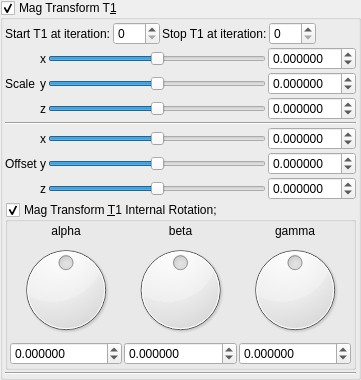
    <widget class="MyGroupBox" name="groupCheck_transf_benesi_T1_enabled">
     <property name="toolTip">
      <string/>
     </property>
     <property name="title">
      <string>Mag Transform T&amp;1</string>
     </property>
     <property name="checkable">
      <bool>true</bool>
     </property>
     <layout class="QVBoxLayout" name="verticalLayout_29" stretch="0,0,0">
      <property name="spacing">
       <number>2</number>
      </property>
      <property name="leftMargin">
       <number>2</number>
      </property>
      <property name="topMargin">
       <number>2</number>
      </property>
      <property name="rightMargin">
       <number>2</number>
      </property>
      <property name="bottomMargin">
       <number>2</number>
      </property>
      <item>
       <layout class="QGridLayout" name="gridLayout_62">
        <property name="spacing">
         <number>2</number>
        </property>
        <item row="1" column="5">
         <spacer name="horizontalSpacer_35">
          <property name="orientation">
           <enum>Qt::Horizontal</enum>
          </property>
          <property name="sizeHint" stdset="0">
           <size>
            <width>40</width>
            <height>20</height>
           </size>
          </property>
         </spacer>
        </item>
        <item row="1" column="2">
         <widget class="QLabel" name="label_247">
          <property name="text">
           <string>Stop T1 at iteration:</string>
          </property>
         </widget>
        </item>
        <item row="1" column="3">
         <widget class="MySpinBox" name="spinboxInt_transf_stop_iterations">
          <property name="sizePolicy">
           <sizepolicy hsizetype="Minimum" vsizetype="Maximum">
            <horstretch>0</horstretch>
            <verstretch>0</verstretch>
           </sizepolicy>
          </property>
          <property name="maximum">
           <number>250</number>
          </property>
         </widget>
        </item>
        <item row="1" column="1">
         <widget class="MySpinBox" name="spinboxInt_transf_start_iterations">
          <property name="sizePolicy">
           <sizepolicy hsizetype="Minimum" vsizetype="Maximum">
            <horstretch>0</horstretch>
            <verstretch>0</verstretch>
           </sizepolicy>
          </property>
          <property name="maximum">
           <number>250</number>
          </property>
         </widget>
        </item>
        <item row="1" column="0">
         <widget class="QLabel" name="label_246">
          <property name="text">
           <string>Start T1 at iteration:</string>
          </property>
         </widget>
        </item>
       </layout>
      </item>
      <item>
       <layout class="QGridLayout" name="gridLayout_63">
        <property name="spacing">
         <number>2</number>
        </property>
        <item row="5" column="3">
         <widget class="MyDoubleSpinBox" name="spinbox3_transf_offset_200_y">
          <property name="sizePolicy">
           <sizepolicy hsizetype="Minimum" vsizetype="Maximum">
            <horstretch>0</horstretch>
            <verstretch>0</verstretch>
           </sizepolicy>
          </property>
          <property name="prefix">
           <string/>
          </property>
          <property name="suffix">
           <string/>
          </property>
          <property name="decimals">
           <number>6</number>
          </property>
          <property name="minimum">
           <double>-99.989999999999995</double>
          </property>
          <property name="maximum">
           <double>99.989999999999995</double>
          </property>
          <property name="singleStep">
           <double>0.100000000000000</double>
          </property>
         </widget>
        </item>
        <item row="4" column="3">
         <widget class="MyDoubleSpinBox" name="spinbox3_transf_offset_200_x">
          <property name="sizePolicy">
           <sizepolicy hsizetype="Minimum" vsizetype="Maximum">
            <horstretch>0</horstretch>
            <verstretch>0</verstretch>
           </sizepolicy>
          </property>
          <property name="prefix">
           <string/>
          </property>
          <property name="suffix">
           <string/>
          </property>
          <property name="decimals">
           <number>6</number>
          </property>
          <property name="minimum">
           <double>-99.989999999999995</double>
          </property>
          <property name="maximum">
           <double>99.989999999999995</double>
          </property>
          <property name="singleStep">
           <double>0.100000000000000</double>
          </property>
         </widget>
        </item>
        <item row="5" column="2">
         <widget class="QSlider" name="slider3_transf_offset_200_y">
          <property name="sizePolicy">
           <sizepolicy hsizetype="Expanding" vsizetype="Maximum">
            <horstretch>0</horstretch>
            <verstretch>0</verstretch>
           </sizepolicy>
          </property>
          <property name="minimum">
           <number>-5000000</number>
          </property>
          <property name="maximum">
           <number>5000000</number>
          </property>
          <property name="singleStep">
           <number>1</number>
          </property>
          <property name="orientation">
           <enum>Qt::Horizontal</enum>
          </property>
         </widget>
        </item>
        <item row="6" column="3">
         <widget class="MyDoubleSpinBox" name="spinbox3_transf_offset_200_z">
          <property name="sizePolicy">
           <sizepolicy hsizetype="Minimum" vsizetype="Maximum">
            <horstretch>0</horstretch>
            <verstretch>0</verstretch>
           </sizepolicy>
          </property>
          <property name="prefix">
           <string/>
          </property>
          <property name="suffix">
           <string/>
          </property>
          <property name="decimals">
           <number>6</number>
          </property>
          <property name="minimum">
           <double>-99.989999999999995</double>
          </property>
          <property name="maximum">
           <double>99.989999999999995</double>
          </property>
          <property name="singleStep">
           <double>0.100000000000000</double>
          </property>
         </widget>
        </item>
        <item row="2" column="3">
         <widget class="MyDoubleSpinBox" name="spinbox3_transf_scale3D_222_z">
          <property name="sizePolicy">
           <sizepolicy hsizetype="Minimum" vsizetype="Maximum">
            <horstretch>0</horstretch>
            <verstretch>0</verstretch>
           </sizepolicy>
          </property>
          <property name="prefix">
           <string/>
          </property>
          <property name="suffix">
           <string/>
          </property>
          <property name="decimals">
           <number>6</number>
          </property>
          <property name="minimum">
           <double>-99.989999999999995</double>
          </property>
          <property name="maximum">
           <double>99.989999999999995</double>
          </property>
          <property name="singleStep">
           <double>0.100000000000000</double>
          </property>
         </widget>
        </item>
        <item row="2" column="2">
         <widget class="QSlider" name="slider3_transf_scale3D_222_z">
          <property name="sizePolicy">
           <sizepolicy hsizetype="Expanding" vsizetype="Maximum">
            <horstretch>0</horstretch>
            <verstretch>0</verstretch>
           </sizepolicy>
          </property>
          <property name="minimum">
           <number>-5000000</number>
          </property>
          <property name="maximum">
           <number>5000000</number>
          </property>
          <property name="singleStep">
           <number>1</number>
          </property>
          <property name="orientation">
           <enum>Qt::Horizontal</enum>
          </property>
         </widget>
        </item>
        <item row="4" column="2">
         <widget class="QSlider" name="slider3_transf_offset_200_x">
          <property name="sizePolicy">
           <sizepolicy hsizetype="Preferred" vsizetype="Preferred">
            <horstretch>0</horstretch>
            <verstretch>0</verstretch>
           </sizepolicy>
          </property>
          <property name="minimum">
           <number>-5000000</number>
          </property>
          <property name="maximum">
           <number>5000000</number>
          </property>
          <property name="singleStep">
           <number>1</number>
          </property>
          <property name="orientation">
           <enum>Qt::Horizontal</enum>
          </property>
         </widget>
        </item>
        <item row="6" column="2">
         <widget class="QSlider" name="slider3_transf_offset_200_z">
          <property name="sizePolicy">
           <sizepolicy hsizetype="Expanding" vsizetype="Maximum">
            <horstretch>0</horstretch>
            <verstretch>0</verstretch>
           </sizepolicy>
          </property>
          <property name="minimum">
           <number>-5000000</number>
          </property>
          <property name="maximum">
           <number>5000000</number>
          </property>
          <property name="singleStep">
           <number>1</number>
          </property>
          <property name="orientation">
           <enum>Qt::Horizontal</enum>
          </property>
         </widget>
        </item>
        <item row="5" column="0">
         <widget class="QLabel" name="label_259">
          <property name="text">
           <string>Offset</string>
          </property>
         </widget>
        </item>
        <item row="4" column="1">
         <widget class="QLabel" name="label_118">
          <property name="sizePolicy">
           <sizepolicy hsizetype="Preferred" vsizetype="Preferred">
            <horstretch>0</horstretch>
            <verstretch>0</verstretch>
           </sizepolicy>
          </property>
          <property name="text">
           <string notr="true">x</string>
          </property>
          <property name="alignment">
           <set>Qt::AlignRight|Qt::AlignTrailing|Qt::AlignVCenter</set>
          </property>
         </widget>
        </item>
        <item row="5" column="1">
         <widget class="QLabel" name="label_119">
          <property name="sizePolicy">
           <sizepolicy hsizetype="Preferred" vsizetype="Preferred">
            <horstretch>0</horstretch>
            <verstretch>0</verstretch>
           </sizepolicy>
          </property>
          <property name="text">
           <string notr="true">y</string>
          </property>
          <property name="alignment">
           <set>Qt::AlignRight|Qt::AlignTrailing|Qt::AlignVCenter</set>
          </property>
         </widget>
        </item>
        <item row="6" column="1">
         <widget class="QLabel" name="label_125">
          <property name="sizePolicy">
           <sizepolicy hsizetype="Preferred" vsizetype="Preferred">
            <horstretch>0</horstretch>
            <verstretch>0</verstretch>
           </sizepolicy>
          </property>
          <property name="text">
           <string notr="true">z</string>
          </property>
          <property name="alignment">
           <set>Qt::AlignRight|Qt::AlignTrailing|Qt::AlignVCenter</set>
          </property>
         </widget>
        </item>
        <item row="1" column="0">
         <widget class="QLabel" name="label_258">
          <property name="text">
           <string>Scale</string>
          </property>
         </widget>
        </item>
        <item row="0" column="1">
         <widget class="QLabel" name="label_126">
          <property name="sizePolicy">
           <sizepolicy hsizetype="Preferred" vsizetype="Preferred">
            <horstretch>0</horstretch>
            <verstretch>0</verstretch>
           </sizepolicy>
          </property>
          <property name="text">
           <string notr="true">x</string>
          </property>
          <property name="alignment">
           <set>Qt::AlignRight|Qt::AlignTrailing|Qt::AlignVCenter</set>
          </property>
         </widget>
        </item>
        <item row="1" column="1">
         <widget class="QLabel" name="label_127">
          <property name="sizePolicy">
           <sizepolicy hsizetype="Preferred" vsizetype="Preferred">
            <horstretch>0</horstretch>
            <verstretch>0</verstretch>
           </sizepolicy>
          </property>
          <property name="text">
           <string notr="true">y</string>
          </property>
          <property name="alignment">
           <set>Qt::AlignRight|Qt::AlignTrailing|Qt::AlignVCenter</set>
          </property>
         </widget>
        </item>
        <item row="2" column="1">
         <widget class="QLabel" name="label_128">
          <property name="sizePolicy">
           <sizepolicy hsizetype="Preferred" vsizetype="Preferred">
            <horstretch>0</horstretch>
            <verstretch>0</verstretch>
           </sizepolicy>
          </property>
          <property name="text">
           <string notr="true">z</string>
          </property>
          <property name="alignment">
           <set>Qt::AlignRight|Qt::AlignTrailing|Qt::AlignVCenter</set>
          </property>
         </widget>
        </item>
        <item row="7" column="0" colspan="4">
         <layout class="QGridLayout" name="gridLayout_2">
          <item row="0" column="0">
           <widget class="MyGroupBox" name="groupCheck_transf_rotation_enabled">
            <property name="title">
             <string>Mag Transform &amp;T1 Internal Rotation;</string>
            </property>
            <property name="checkable">
             <bool>true</bool>
            </property>
            <layout class="QVBoxLayout" name="verticalLayout_8" stretch="0">
             <property name="spacing">
              <number>2</number>
             </property>
             <property name="leftMargin">
              <number>2</number>
             </property>
             <property name="topMargin">
              <number>2</number>
             </property>
             <property name="rightMargin">
              <number>2</number>
             </property>
             <property name="bottomMargin">
              <number>2</number>
             </property>
             <item>
              <layout class="QGridLayout" name="gridLayout_10">
               <property name="spacing">
                <number>2</number>
               </property>
               <item row="1" column="2">
                <widget class="QLabel" name="label_36">
                 <property name="text">
                  <string notr="true">gamma</string>
                 </property>
                 <property name="alignment">
                  <set>Qt::AlignCenter</set>
                 </property>
                </widget>
               </item>
               <item row="1" column="1">
                <widget class="QLabel" name="label_34">
                 <property name="text">
                  <string notr="true">beta</string>
                 </property>
                 <property name="alignment">
                  <set>Qt::AlignCenter</set>
                 </property>
                </widget>
               </item>
               <item row="1" column="0">
                <widget class="QLabel" name="label_35">
                 <property name="text">
                  <string notr="true">alpha</string>
                 </property>
                 <property name="alignment">
                  <set>Qt::AlignCenter</set>
                 </property>
                </widget>
               </item>
               <item row="2" column="1">
                <widget class="QDial" name="dial3_transf_rotation_y">
                 <property name="minimum">
                  <number>-18000</number>
                 </property>
                 <property name="maximum">
                  <number>18000</number>
                 </property>
                 <property name="wrapping">
                  <bool>true</bool>
                 </property>
                </widget>
               </item>
               <item row="2" column="2">
                <widget class="QDial" name="dial3_transf_rotation_z">
                 <property name="minimum">
                  <number>-18000</number>
                 </property>
                 <property name="maximum">
                  <number>18000</number>
                 </property>
                 <property name="wrapping">
                  <bool>true</bool>
                 </property>
                </widget>
               </item>
               <item row="3" column="0">
                <widget class="MyDoubleSpinBox" name="spinboxd3_transf_rotation_x">
                 <property name="sizePolicy">
                  <sizepolicy hsizetype="Minimum" vsizetype="Maximum">
                   <horstretch>0</horstretch>
                   <verstretch>0</verstretch>
                  </sizepolicy>
                 </property>
                 <property name="prefix">
                  <string/>
                 </property>
                 <property name="suffix">
                  <string/>
                 </property>
                 <property name="decimals">
                  <number>6</number>
                 </property>
                 <property name="minimum">
                  <double>-36000.000000000000000</double>
                 </property>
                 <property name="maximum">
                  <double>36000.000000000000000</double>
                 </property>
                 <property name="singleStep">
                  <double>1.000000000000000</double>
                 </property>
                </widget>
               </item>
               <item row="2" column="0">
                <widget class="QDial" name="dial3_transf_rotation_x">
                 <property name="minimum">
                  <number>-18000</number>
                 </property>
                 <property name="maximum">
                  <number>18000</number>
                 </property>
                 <property name="wrapping">
                  <bool>true</bool>
                 </property>
                </widget>
               </item>
               <item row="3" column="2">
                <widget class="MyDoubleSpinBox" name="spinboxd3_transf_rotation_z">
                 <property name="sizePolicy">
                  <sizepolicy hsizetype="Minimum" vsizetype="Maximum">
                   <horstretch>0</horstretch>
                   <verstretch>0</verstretch>
                  </sizepolicy>
                 </property>
                 <property name="prefix">
                  <string/>
                 </property>
                 <property name="suffix">
                  <string/>
                 </property>
                 <property name="decimals">
                  <number>6</number>
                 </property>
                 <property name="minimum">
                  <double>-36000.000000000000000</double>
                 </property>
                 <property name="maximum">
                  <double>36000.000000000000000</double>
                 </property>
                 <property name="singleStep">
                  <double>1.000000000000000</double>
                 </property>
                </widget>
               </item>
               <item row="3" column="1">
                <widget class="MyDoubleSpinBox" name="spinboxd3_transf_rotation_y">
                 <property name="sizePolicy">
                  <sizepolicy hsizetype="Minimum" vsizetype="Maximum">
                   <horstretch>0</horstretch>
                   <verstretch>0</verstretch>
                  </sizepolicy>
                 </property>
                 <property name="prefix">
                  <string/>
                 </property>
                 <property name="suffix">
                  <string/>
                 </property>
                 <property name="decimals">
                  <number>6</number>
                 </property>
                 <property name="minimum">
                  <double>-36000.000000000000000</double>
                 </property>
                 <property name="maximum">
                  <double>36000.000000000000000</double>
                 </property>
                 <property name="singleStep">
                  <double>1.000000000000000</double>
                 </property>
                </widget>
               </item>
              </layout>
             </item>
            </layout>
           </widget>
          </item>
         </layout>
        </item>
        <item row="0" column="2">
         <widget class="QSlider" name="slider3_transf_scale3D_222_x">
          <property name="sizePolicy">
           <sizepolicy hsizetype="Preferred" vsizetype="Preferred">
            <horstretch>0</horstretch>
            <verstretch>0</verstretch>
           </sizepolicy>
          </property>
          <property name="minimum">
           <number>-5000000</number>
          </property>
          <property name="maximum">
           <number>5000000</number>
          </property>
          <property name="singleStep">
           <number>1</number>
          </property>
          <property name="orientation">
           <enum>Qt::Horizontal</enum>
          </property>
         </widget>
        </item>
        <item row="0" column="3">
         <widget class="MyDoubleSpinBox" name="spinbox3_transf_scale3D_222_x">
          <property name="sizePolicy">
           <sizepolicy hsizetype="Minimum" vsizetype="Maximum">
            <horstretch>0</horstretch>
            <verstretch>0</verstretch>
           </sizepolicy>
          </property>
          <property name="prefix">
           <string/>
          </property>
          <property name="suffix">
           <string/>
          </property>
          <property name="decimals">
           <number>6</number>
          </property>
          <property name="minimum">
           <double>-99.989999999999995</double>
          </property>
          <property name="maximum">
           <double>99.989999999999995</double>
          </property>
          <property name="singleStep">
           <double>0.100000000000000</double>
          </property>
         </widget>
        </item>
        <item row="1" column="3">
         <widget class="MyDoubleSpinBox" name="spinbox3_transf_scale3D_222_y">
          <property name="sizePolicy">
           <sizepolicy hsizetype="Minimum" vsizetype="Maximum">
            <horstretch>0</horstretch>
            <verstretch>0</verstretch>
           </sizepolicy>
          </property>
          <property name="prefix">
           <string/>
          </property>
          <property name="suffix">
           <string/>
          </property>
          <property name="decimals">
           <number>6</number>
          </property>
          <property name="minimum">
           <double>-99.989999999999995</double>
          </property>
          <property name="maximum">
           <double>99.989999999999995</double>
          </property>
          <property name="singleStep">
           <double>0.100000000000000</double>
          </property>
         </widget>
        </item>
        <item row="1" column="2">
         <widget class="QSlider" name="slider3_transf_scale3D_222_y">
          <property name="sizePolicy">
           <sizepolicy hsizetype="Expanding" vsizetype="Maximum">
            <horstretch>0</horstretch>
            <verstretch>0</verstretch>
           </sizepolicy>
          </property>
          <property name="minimum">
           <number>-5000000</number>
          </property>
          <property name="maximum">
           <number>5000000</number>
          </property>
          <property name="singleStep">
           <number>1</number>
          </property>
          <property name="orientation">
           <enum>Qt::Horizontal</enum>
          </property>
         </widget>
        </item>
        <item row="3" column="0" colspan="4">
         <widget class="Line" name="line_53">
          <property name="orientation">
           <enum>Qt::Horizontal</enum>
          </property>
         </widget>
        </item>
       </layout>
      </item>
      <item>
       <widget class="Line" name="line_55">
        <property name="orientation">
         <enum>Qt::Horizontal</enum>
        </property>
       </widget>
      </item>
     </layout>
    </widget>
